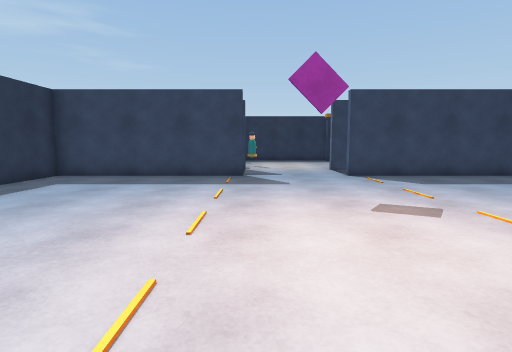
view 1 (above)

16 first-person views from a walk through a Unity game level. The camera is 1.2 m above the floor, tilts 6° down and sees 80° across. The floor is counted in squares, 1 m on a side. Each view is taken from the middle of a square. On the plan, view 1 faces up. The plan holds only what a view shows up to about 13 squares ahead; the rest is blank. The place goes on beyond the plan. The player character is not drawn.

view 2
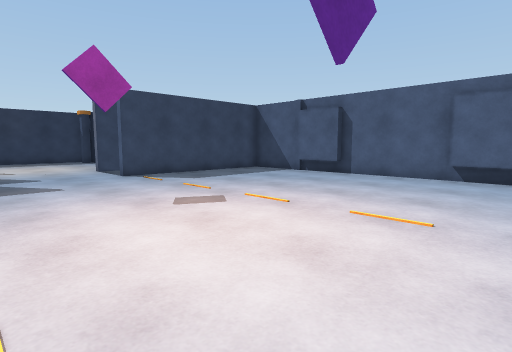

view 3
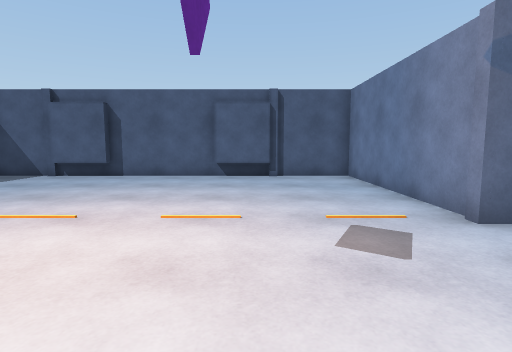

view 4
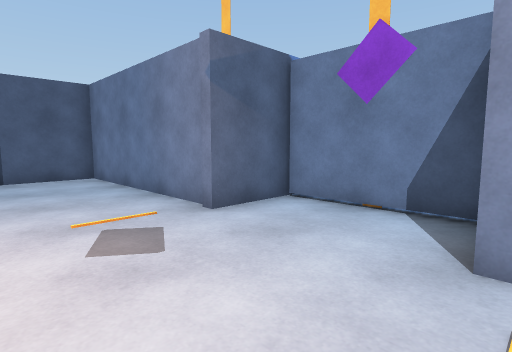

view 5
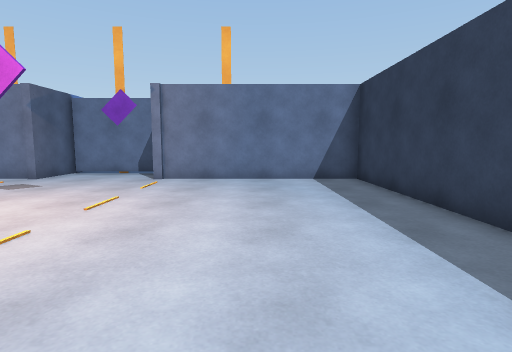

view 6
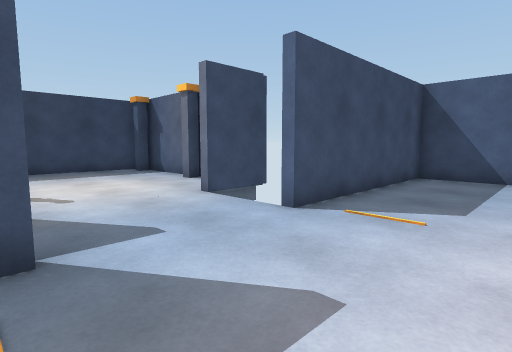

view 7
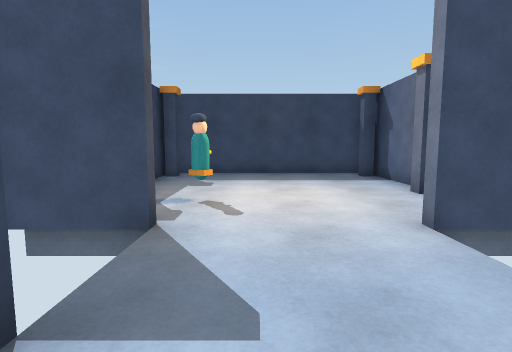

view 8
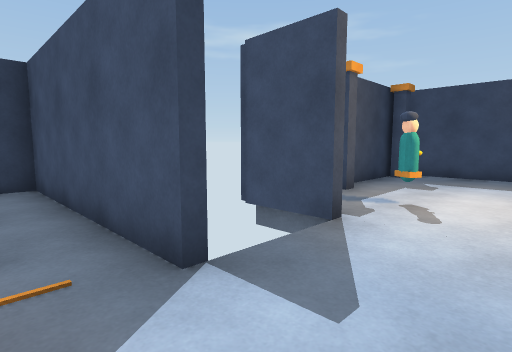

view 9
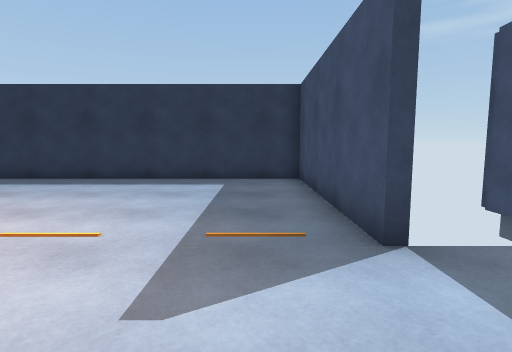

view 10
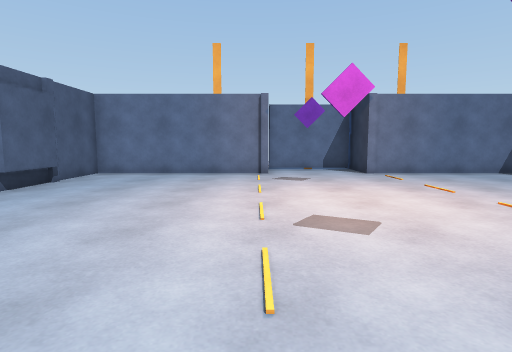

view 11
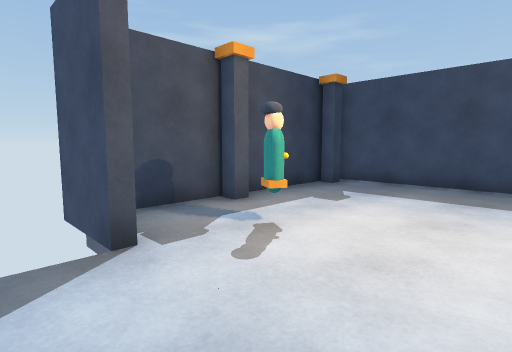

view 12
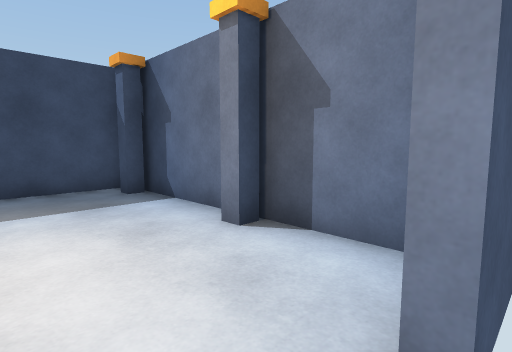

view 13
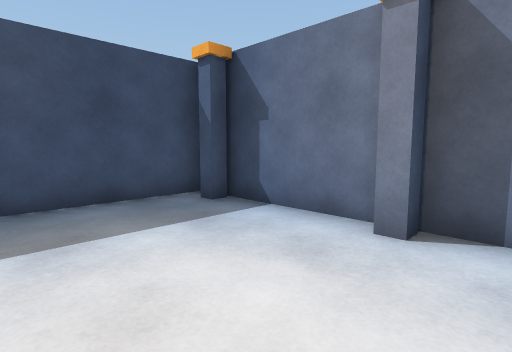

view 14
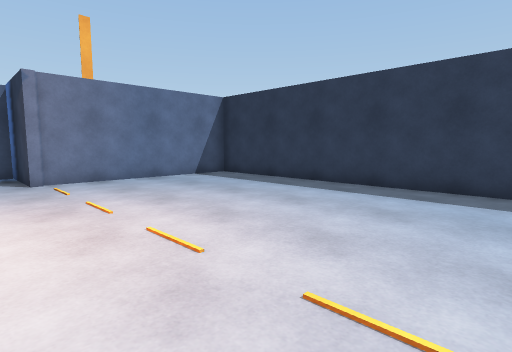

view 15
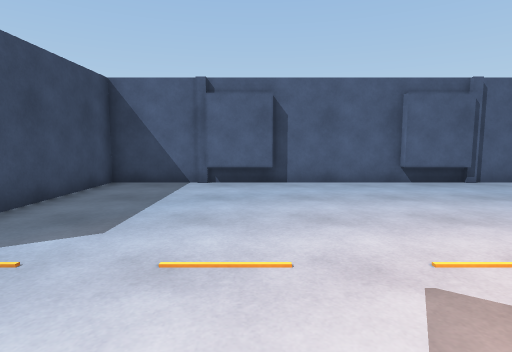

view 16
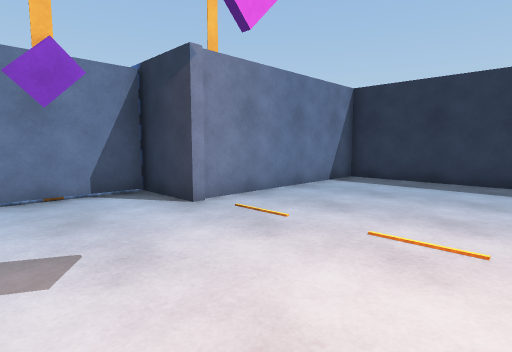

### Floor plan
Points are (right, up) in squares from view 1. A wall is a line through its corners. A room is listed if a view was taken in it or the views show most of it. See-through windows are left out.
Room 1 (views 1, 2, 3, 4, 5, 6, 7, 8, 9, 10, 11, 12, 13, 14, 15, 16)
walls: (-0.4, 11.5) (-7.5, 11.5) (-7.5, -2.5) (-0.5, -2.5) (-0.5, -5.5); (-0.5, 14.6) (-0.5, 14.2); (5.5, 15.1) (5.5, 21.8); (10.6, 6.5) (10.2, 6.5) (10.2, 8.5); (10.5, 8.5) (10.5, 11.5) (3.5, 11.5) (3.5, 11.9); (10.5, 0.9) (10.5, 6.9); (10.2, 0.4) (10.2, 2.5); (-0.5, -4.5) (3.4, -4.5); (3.5, -4.8) (3.5, -2.5) (10.5, -2.5) (10.5, 0.5); (-2.5, 21.8) (-2.5, 15.2); (5.5, 22.5) (-2.5, 22.5)
objects: other object (-2, 17) to (-2, 18); other object (-2, 21) to (-2, 22); other object (0, 16) to (0, 17); other object (5, 17) to (5, 18); other object (5, 21) to (5, 22)

Positions as (right, up) in squares from view 1, and headings:
1: (0, 0), facing up
2: (-1, 0), facing up-right
3: (-1, 1), facing right
4: (-1, 1), facing down-right
5: (-4, 8), facing down
6: (-1, 8), facing up-right
7: (1, 10), facing up
8: (2, 10), facing up-left
9: (3, 10), facing left
10: (4, 10), facing down
11: (3, 13), facing up-left
12: (2, 14), facing up-right
13: (1, 16), facing up-right
14: (1, 8), facing down-left
15: (1, 7), facing right
16: (3, 3), facing down-left
